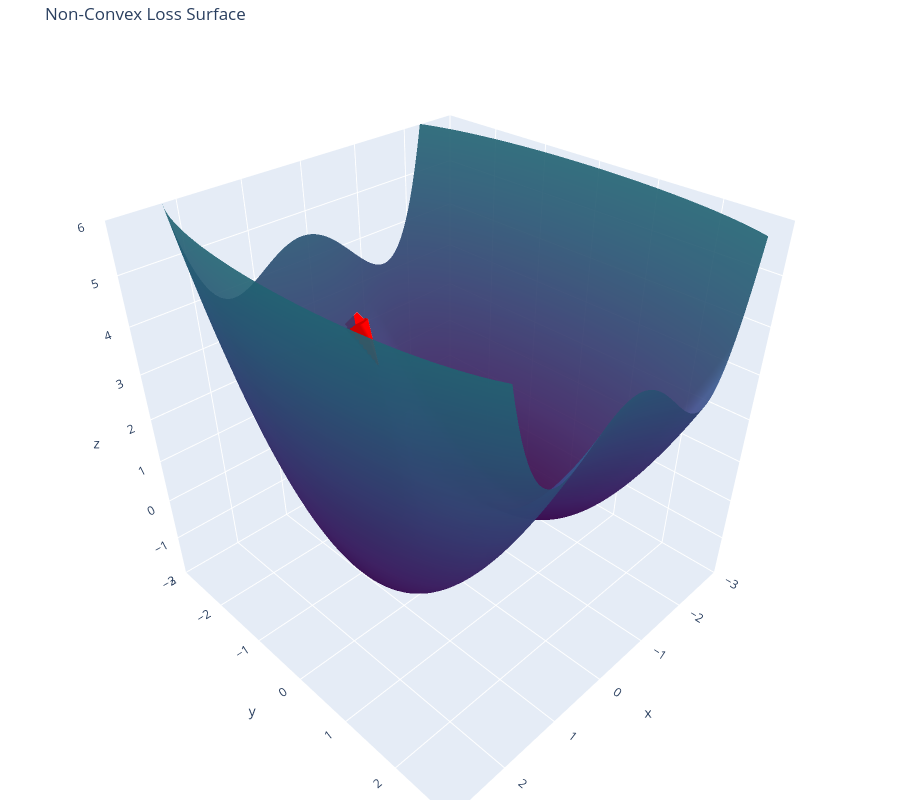

Write notebook code for a chart like this one.
### Markdown cell above
We now calculate the gradient $\nabla_{x,y} f(x,y)$, which is to say, $\frac{\partial f(x,y)}{\partial x}$ and $\frac{\partial f(x,y)}{\partial y}$. They're not hard!

$$\frac{\partial f(x,y)}{\partial x} = x^3-2x+.2$$

$$\frac{\partial f(x,y)}{\partial y}=y$$

That makes a vector pointing in the direction that most steeply uphill from the estimate. We want to move in the opposite direction. The red "cone" points in the direction we should step.

### Code cell
def calculate_gradient(x, y):
    """
    Calculates the gradient of the tilted double-well potential.
    f(x, y) = 0.25*x^4 - x^2 + 0.20*x + 0.50*y^2
    """
    # Partial derivative with respect to x
    dx = x**3 - 2*x + 0.20
    
    # Partial derivative with respect to y
    dy = y
    
    return dx, dy

def overlay_gradient_arrow(fig, x, y, visual_length=0.75):
    """
    Adds a normalized 3D cone representing the negative gradient 
    to the existing Plotly figure.
    
    visual_length: The approximate length of the arrow in axis units. 
                   Since axes are -3 to 3, 0.75 is a reasonable default.
    """
    # 1. Calculate raw gradient vectors
    grad_x, grad_y = calculate_gradient(x, y)
    z_val = loss_function(x, y)

    # Descent direction in XY plane
    u_raw = -grad_x 
    v_raw = -grad_y 
    # Change in Z along that direction
    w_raw = -(grad_x**2 + grad_y**2)

    # 2. Normalize vector to fix visual size
    # Calculate magnitude of the 3D vector
    magnitude = np.sqrt(u_raw**2 + v_raw**2 + w_raw**2)
    
    # Avoid division by zero at local extrema
    if magnitude < 1e-9:
        print(f"Gradient is near zero at ({x:.3f}, {y:.3f}). Skipping arrow.")
        return

    # Scale components to the desired visual length
    u = (u_raw / magnitude) * visual_length
    v = (v_raw / magnitude) * visual_length
    w = (w_raw / magnitude) * visual_length

    # 3. Add the Cone trace with absolute sizing
    fig.add_trace(
        go.Cone(
            x=[x], y=[y], z=[z_val],    # Anchor point
            u=[u], v=[v], w=[w],        # Normalized vector components
            sizemode="absolute",        # Use the absolute values of u,v,w for size
            sizeref=1,                  # Reference factor of 1
            anchor="tail",              # Anchor the cone at the tail
            showscale=False,
            colorscale=[[0, 'rgb(255,0,0)'], [1, 'rgb(255,0,0)']], # Solid red
            name='Gradient Vector'
        )
    )
    
    print(f"Gradient at ({x:.3f}, {y:.3f}): <{grad_x:.3f}, {grad_y:.3f}>")

# Clear previous gradient traces if re-running this cell repeatedly
# to avoid cluttered plot.
fig.data = [trace for trace in fig.data if trace.name not in ['Gradient Vector']]

# Add the new, normalized arrow
overlay_gradient_arrow(fig, start_x, start_y)
fig.show()

### Figure 1 — Plotly figure (JSON) as saved in the notebook; plotly's stock layout.template omitted (floating-point values rounded to 4 significant figures; data arrays with more than 128 entries replaced by an {"elided": "..."} marker saying what was removed)
{"data": [{"colorscale": [[0, "#440154"], [0.1111, "#482878"], [0.2222, "#3e4989"], [0.3333, "#31688e"], [0.4444, "#26828e"], [0.5556, "#1f9e89"], [0.6667, "#35b779"], [0.7778, "#6ece58"], [0.8889, "#b5de2b"], [1, "#fde725"]], "opacity": 0.9, "showscale": false, "type": "surface", "x": {"elided": "100x100 float values"}, "y": {"elided": "100x100 float values"}, "z": {"elided": "100x100 float values"}}, {"marker": {"color": "red", "opacity": 1, "size": 8, "symbol": "diamond"}, "mode": "markers", "name": "Initial Guess", "type": "scatter3d", "x": [-0.32], "y": [-2.37], "z": [2.646]}, {"anchor": "tail", "colorscale": [[0, "rgb(255,0,0)"], [1, "rgb(255,0,0)"]], "name": "Gradient Vector", "showscale": false, "sizemode": "absolute", "sizeref": 1, "type": "cone", "u": [-0.08967], "v": [0.2633], "w": [-0.6965], "x": [-0.32], "y": [-2.37], "z": [2.646]}], "layout": {"autosize": true, "height": 800, "margin": {"b": 0, "l": 0, "r": 0, "t": 40}, "scene": {"aspectmode": "cube", "xaxis": {"nticks": 10, "range": [-3, 3]}, "yaxis": {"nticks": 10, "range": [-3, 3]}, "zaxis": {"nticks": 10, "range": [-2, 6]}}, "title": {"text": "Non-Convex Loss Surface"}}}
